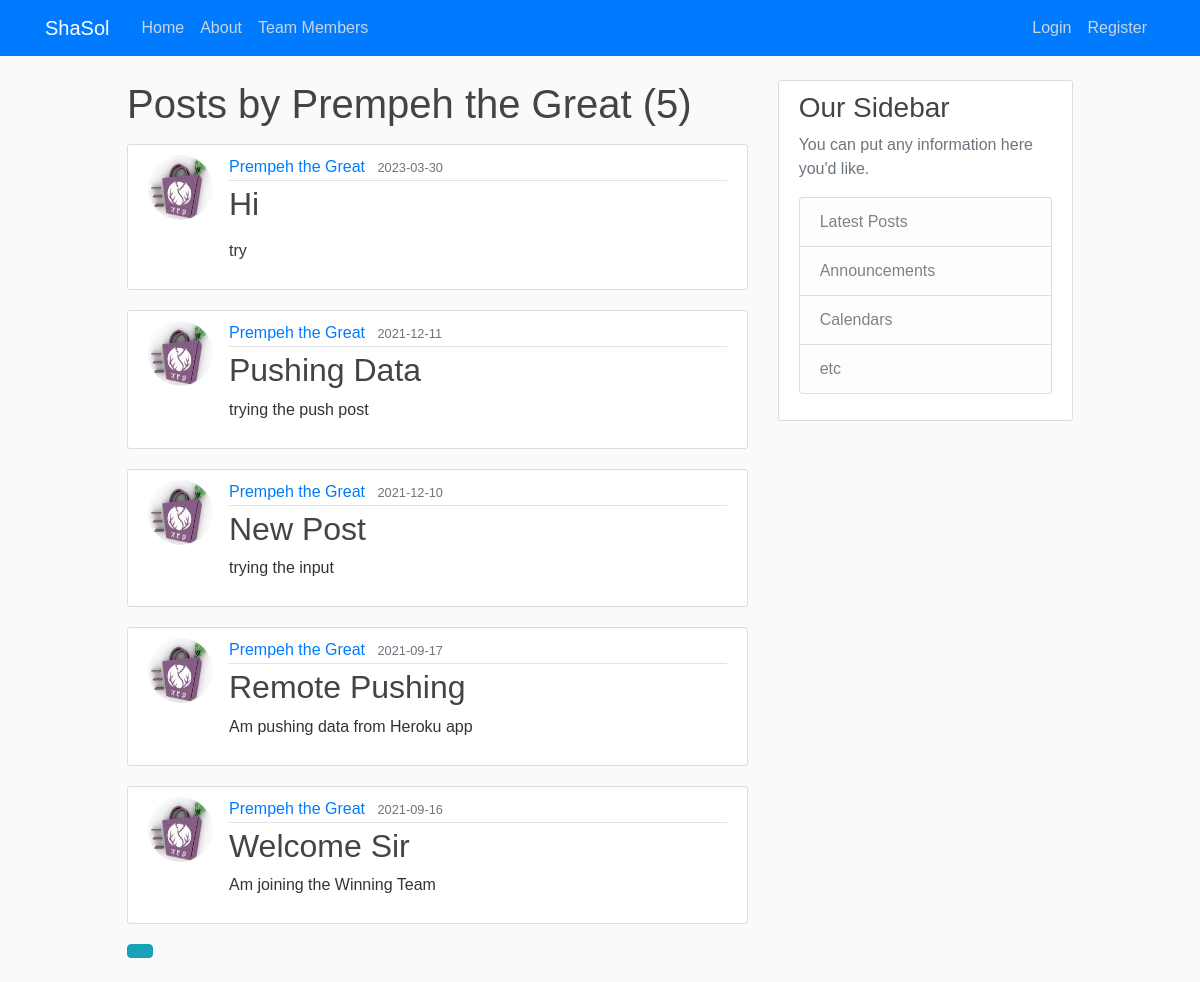
Page /user/Prempeh the Great on the committed database.
### flaskblog/models.py (models this page shows, shortened)
class User(db.Model, UserMixin): # class been inherite from
    id = db.Column(db.Integer, primary_key=True)
    username = db.Column(db.String(20), unique=True, nullable=False)
    email = db.Column(db.String(120), unique=True, nullable=False)
    image_file = db.Column(db.String(20), nullable=False, default='default.jpg')
    password = db.Column(db.String(60), nullable=False)
    posts = db.relationship('Post', backref='author', lazy=True)#for loading the data

class Post(db.Model):
    id = db.Column(db.Integer, primary_key=True)
    title = db.Column(db.String(100), nullable=False)
    date_posted = db.Column(db.DateTime, nullable=False, default=datetime.utcnow)
    content = db.Column(db.Text, nullable=False)
    user_id = db.Column(db.Integer, db.ForeignKey('user.id'), nullable=False)

### flaskblog/users/routes.py (the view)
@users.route("/user/<string:username>")
def user_posts(username):
    page = request.args.get('page', 1, type=int)
    user = User.query.filter_by(username=username).first_or_404()
    posts = Post.query.filter_by(author=user)\
        .order_by(Post.date_posted.desc())\
        .paginate(page=page, per_page=5)
    return render_template('user_posts.html', posts=posts, user=user)

### flaskblog/templates/user_posts.html
{% extends "layout.html" %}
{% block content %}
    <h1 class="mb-3">Posts by {{ user.username }} ({{ posts.total }})</h1>
    {% for post in posts.items %}
        <article class="media content-section">
            <img class="rounded-circle article-img" src="{{ url_for('static', filename='profile_pics/' + post.author.image_file) }}">
            <div class="media-body">
                <div class="article-metadata">
                    <a class="mr-2" href="{{ url_for('users.user_posts', username=post.author.username) }}">{{ post.author.username }}</a>
                    <small class="text-muted">{{ post.date_posted.strftime('%Y-%m-%d') }}</small>
                </div>
                <h2><a class="article-title" href="{{ url_for('posts.post', post_id=post.id) }}">{{ post.title }}</a></h2>
                <p class="article-content">{{ post.content |safe}}</p>
            </div>
        </article>
    {% endfor %}
    {% for page_num in posts.iter_pages(left_edge=1, right_edge=1, left_current=1, right_current=2) %}
        {% if page_num %}
            {% if posts.page == page_num %}
            <a class="btn btn-info mb-4" href="{{ url_for('users.user_posts', username=user.username, page=page_num) }}"></a>
            {% else %}
            <a class="btn btn-outline-info mb-4" href="{{ url_for('users.user_posts', username=user.username, page=page_num) }}"></a>
            {% endif %}
        {% else %}
            .....
        {% endif %}
    {% endfor %}
{% endblock content %}

### flaskblog/static/main.css (style rules this page uses)
body { background: #fafafa; color: #333333; margin-top: 5rem; }
h1, h2, h3, h4, h5, h6 { color: #444444; }
.content-section { background: #ffffff; padding: 10px 20px; border: 1px solid #dddddd; border-radius: 3px; margin-bottom: 20px; }
.article-title { color: #444444; }
.article-content { white-space: pre-line; }
.article-img { height: 65px; width: 65px; margin-right: 16px; }
.article-metadata { padding-bottom: 1px; margin-bottom: 4px; border-bottom: 1px solid #e3e3e3 }
* { margin: 0; padding: 0; box-sizing: border-box; font-family: "Josefin Sans", sans-serif; }
body { display: flex; justify-content: center; align-items: center; min-height: 100vh; }

### rows in the picture
User: username "Prempeh the Great"
Post: image_file (picture), author.username "Prempeh the Great", date_posted "2023-03-30", title "Hi", content "try"
Post: image_file (picture), author.username "Prempeh the Great", date_posted "2021-12-11", title "Pushing Data", content "trying the push post"
Post: image_file (picture), author.username "Prempeh the Great", date_posted "2021-12-10", title "New Post", content "trying the input"
Post: image_file (picture), author.username "Prempeh the Great", date_posted "2021-09-17", title "Remote Pushing", content "Am pushing data from Heroku app"
Post: image_file (picture), author.username "Prempeh the Great", date_posted "2021-09-16", title "Welcome Sir", content "Am joining the Winning Team"

### other values in the picture
{{ posts.total }} "5"
